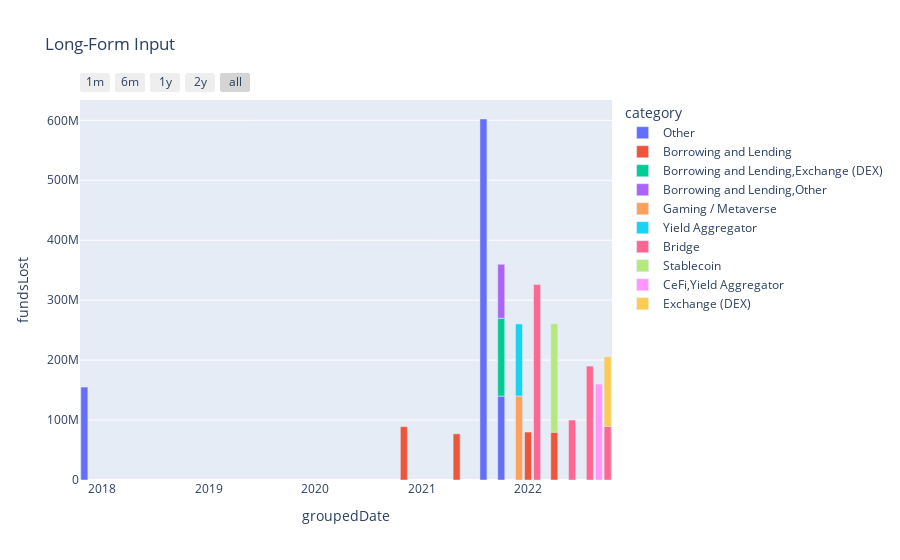

The notebook cell this image was saved under:
### Markdown cell above
### Funds Lost by Category

### Code cell
groupby_col = ['groupedDate', 'category']

grouped = pd.DataFrame(final_df.groupby(groupby_col)[['fundsLost', 'fundsReturned']].sum())
grouped.reset_index(inplace=True)
fig = px.bar(grouped, x='groupedDate', y="fundsLost", color="category", title="Long-Form Input")
fig.update_layout(xaxis=date_filter_dict)

fig.show()

### Figure 1 — Plotly figure (JSON) as saved in the notebook; plotly's stock layout.template omitted (floating-point values rounded to 4 significant figures)
{"data": [{"alignmentgroup": "True", "hovertemplate": "category=Other<br>groupedDate=%{x}<br>fundsLost=%{y}<extra></extra>", "legendgroup": "Other", "marker": {"color": "#636efa", "pattern": {"shape": ""}}, "name": "Other", "offsetgroup": "Other", "orientation": "v", "showlegend": true, "textposition": "auto", "type": "bar", "x": ["2017-11-01T00:00:00", "2021-08-01T00:00:00", "2021-10-01T00:00:00"], "xaxis": "x", "y": [155000000, 602189570, 139895140], "yaxis": "y"}, {"alignmentgroup": "True", "hovertemplate": "category=Borrowing and Lending<br>groupedDate=%{x}<br>fundsLost=%{y}<extra></extra>", "legendgroup": "Borrowing and Lending", "marker": {"color": "#EF553B", "pattern": {"shape": ""}}, "name": "Borrowing and Lending", "offsetgroup": "Borrowing and Lending", "orientation": "v", "showlegend": true, "textposition": "auto", "type": "bar", "x": ["2020-11-01T00:00:00", "2021-05-01T00:00:00", "2022-01-01T00:00:00", "2022-04-01T00:00:00"], "xaxis": "x", "y": [89000000, 77000000, 80000000, 79749026], "yaxis": "y"}, {"alignmentgroup": "True", "hovertemplate": "category=Borrowing and Lending,Exchange (DEX)<br>groupedDate=%{x}<br>fundsLost=%{y}<extra></extra>", "legendgroup": "Borrowing and Lending,Exchange (DEX)", "marker": {"color": "#00cc96", "pattern": {"shape": ""}}, "name": "Borrowing and Lending,Exchange (DEX)", "offsetgroup": "Borrowing and Lending,Exchange (DEX)", "orientation": "v", "showlegend": true, "textposition": "auto", "type": "bar", "x": ["2021-10-01T00:00:00"], "xaxis": "x", "y": [130000000], "yaxis": "y"}, {"alignmentgroup": "True", "hovertemplate": "category=Borrowing and Lending,Other<br>groupedDate=%{x}<br>fundsLost=%{y}<extra></extra>", "legendgroup": "Borrowing and Lending,Other", "marker": {"color": "#ab63fa", "pattern": {"shape": ""}}, "name": "Borrowing and Lending,Other", "offsetgroup": "Borrowing and Lending,Other", "orientation": "v", "showlegend": true, "textposition": "auto", "type": "bar", "x": ["2021-10-01T00:00:00"], "xaxis": "x", "y": [90000000], "yaxis": "y"}, {"alignmentgroup": "True", "hovertemplate": "category=Gaming / Metaverse<br>groupedDate=%{x}<br>fundsLost=%{y}<extra></extra>", "legendgroup": "Gaming / Metaverse", "marker": {"color": "#FFA15A", "pattern": {"shape": ""}}, "name": "Gaming / Metaverse", "offsetgroup": "Gaming / Metaverse", "orientation": "v", "showlegend": true, "textposition": "auto", "type": "bar", "x": ["2021-12-01T00:00:00"], "xaxis": "x", "y": [140000000], "yaxis": "y"}, {"alignmentgroup": "True", "hovertemplate": "category=Yield Aggregator<br>groupedDate=%{x}<br>fundsLost=%{y}<extra></extra>", "legendgroup": "Yield Aggregator", "marker": {"color": "#19d3f3", "pattern": {"shape": ""}}, "name": "Yield Aggregator", "offsetgroup": "Yield Aggregator", "orientation": "v", "showlegend": true, "textposition": "auto", "type": "bar", "x": ["2021-12-01T00:00:00"], "xaxis": "x", "y": [120285547], "yaxis": "y"}, {"alignmentgroup": "True", "hovertemplate": "category=Bridge<br>groupedDate=%{x}<br>fundsLost=%{y}<extra></extra>", "legendgroup": "Bridge", "marker": {"color": "#FF6692", "pattern": {"shape": ""}}, "name": "Bridge", "offsetgroup": "Bridge", "orientation": "v", "showlegend": true, "textposition": "auto", "type": "bar", "x": ["2022-02-01T00:00:00", "2022-06-01T00:00:00", "2022-08-01T00:00:00", "2022-10-01T00:00:00"], "xaxis": "x", "y": [326000000, 100000000, 190000000, 89530887], "yaxis": "y"}, {"alignmentgroup": "True", "hovertemplate": "category=Stablecoin<br>groupedDate=%{x}<br>fundsLost=%{y}<extra></extra>", "legendgroup": "Stablecoin", "marker": {"color": "#B6E880", "pattern": {"shape": ""}}, "name": "Stablecoin", "offsetgroup": "Stablecoin", "orientation": "v", "showlegend": true, "textposition": "auto", "type": "bar", "x": ["2022-04-01T00:00:00"], "xaxis": "x", "y": [181000000], "yaxis": "y"}, {"alignmentgroup": "True", "hovertemplate": "category=CeFi,Yield Aggregator<br>groupedDate=%{x}<br>fundsLost=%{y}<extra></extra>", "legendgroup": "CeFi,Yield Aggregator", "marker": {"color": "#FF97FF", "pattern": {"shape": ""}}, "name": "CeFi,Yield Aggregator", "offsetgroup": "CeFi,Yield Aggregator", "orientation": "v", "showlegend": true, "textposition": "auto", "type": "bar", "x": ["2022-09-01T00:00:00"], "xaxis": "x", "y": [160000000], "yaxis": "y"}, {"alignmentgroup": "True", "hovertemplate": "category=Exchange (DEX)<br>groupedDate=%{x}<br>fundsLost=%{y}<extra></extra>", "legendgroup": "Exchange (DEX)", "marker": {"color": "#FECB52", "pattern": {"shape": ""}}, "name": "Exchange (DEX)", "offsetgroup": "Exchange (DEX)", "orientation": "v", "showlegend": true, "textposition": "auto", "type": "bar", "x": ["2022-10-01T00:00:00"], "xaxis": "x", "y": [116000000], "yaxis": "y"}], "layout": {"barmode": "relative", "legend": {"title": {"text": "category"}, "tracegroupgap": 0}, "title": {"text": "Long-Form Input"}, "xaxis": {"anchor": "y", "domain": [0, 1], "rangeselector": {"buttons": [{"count": 1, "label": "1m", "step": "month", "stepmode": "backward"}, {"count": 6, "label": "6m", "step": "month", "stepmode": "backward"}, {"count": 1, "label": "1y", "step": "year", "stepmode": "backward"}, {"count": 2, "label": "2y", "step": "year", "stepmode": "backward"}, {"step": "all"}]}, "title": {"text": "groupedDate"}, "type": "date"}, "yaxis": {"anchor": "x", "domain": [0, 1], "title": {"text": "fundsLost"}}}}
